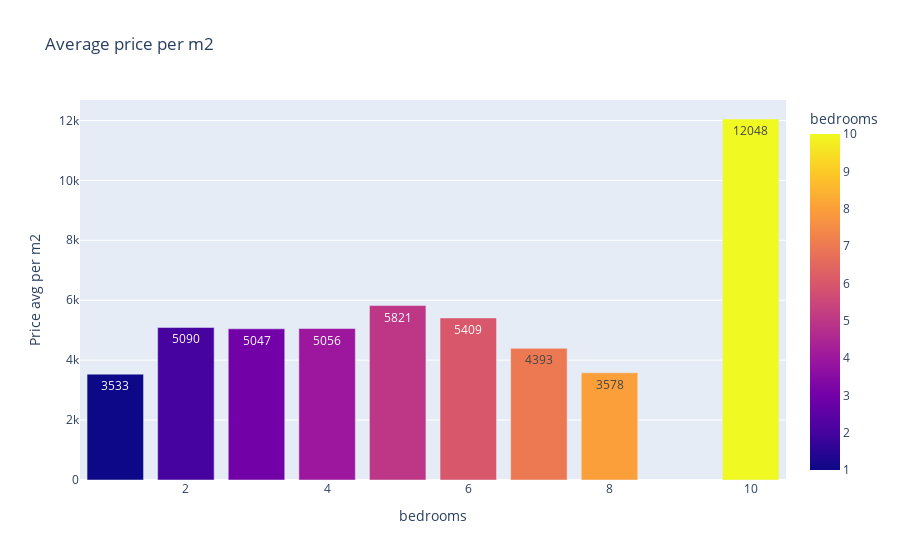

The cell this chart's notebook holds for it:
### Markdown cell above
### **H3.** Houses with 4 bedrooms have higher prices per m2.
****

### Code cell
aux1 = df4.groupby('bedrooms')['price_m2'].mean().sort_values().reset_index()
aux1['price_m2']= round(aux1['price_m2'],0)

px.bar(data_frame = aux1,
        x='bedrooms',
        y='price_m2',
        color='bedrooms',
        text='price_m2',
        title = 'Average price per m2',
        labels={'price_m2':'Price avg per m2',
                'condo_name': 'Condominium'           
               }
        )

### Figure 1 — Plotly figure (JSON) as saved in the notebook; plotly's stock layout.template omitted (floating-point values rounded to 4 significant figures)
{"data": [{"alignmentgroup": "True", "hovertemplate": "bedrooms=%{marker.color}<br>Price avg per m2=%{text}<extra></extra>", "legendgroup": "", "marker": {"color": [1, 8, 7, 3, 4, 2, 6, 5, 10], "coloraxis": "coloraxis"}, "name": "", "offsetgroup": "", "orientation": "v", "showlegend": false, "text": [3533, 3578, 4393, 5047, 5056, 5090, 5409, 5821, 12048], "textposition": "auto", "type": "bar", "x": [1, 8, 7, 3, 4, 2, 6, 5, 10], "xaxis": "x", "y": [3533, 3578, 4393, 5047, 5056, 5090, 5409, 5821, 12048], "yaxis": "y"}], "layout": {"barmode": "relative", "coloraxis": {"colorbar": {"title": {"text": "bedrooms"}}, "colorscale": [[0, "#0d0887"], [0.1111, "#46039f"], [0.2222, "#7201a8"], [0.3333, "#9c179e"], [0.4444, "#bd3786"], [0.5556, "#d8576b"], [0.6667, "#ed7953"], [0.7778, "#fb9f3a"], [0.8889, "#fdca26"], [1, "#f0f921"]]}, "legend": {"tracegroupgap": 0}, "title": {"text": "Average price per m2"}, "xaxis": {"anchor": "y", "domain": [0, 1], "title": {"text": "bedrooms"}}, "yaxis": {"anchor": "x", "domain": [0, 1], "title": {"text": "Price avg per m2"}}}}
